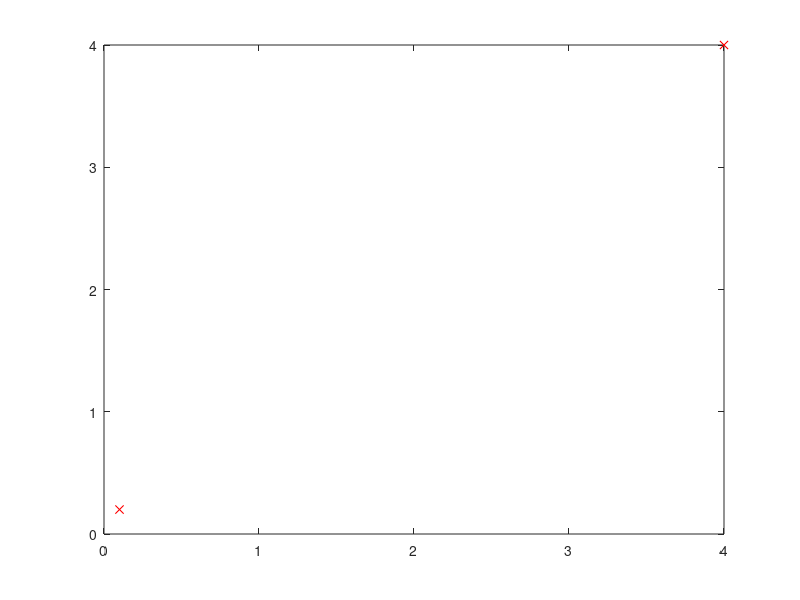

Write the MATLAB code that produced this figure. (Note: this script raises an error after producing the figure.)

close all; clear all

%xinit = [ [(0:0.5:3) (0:0.5:3) -(0:0.5:3) -(0:0.5:3)]'  [(0:0.5:3) -(0:0.5:3) (0:0.5:3) -(0:0.5:3)]' ];
xinit = [ [0.1 0.2; 4 4] ];% 14 initial points
figure(1)

  plot( xinit(:,1), xinit(:,2), 'rx' ); 
  hold on
        
for i = 1:2
  [ t, x ] = ode45( @funVanderPol, [ 0 50 ], xinit(i,:));
  %[ t, x ] = ode45( @ApplyLyapunov, [ 0 20 ], xinit(i,:));
  figure(1)
  plot( x(:,1), x(:,2), '-' );
  drawnow
  
  figure(2)
  plot(t,x(:,1),'r-o',t,x(:,2),'b-*')
end